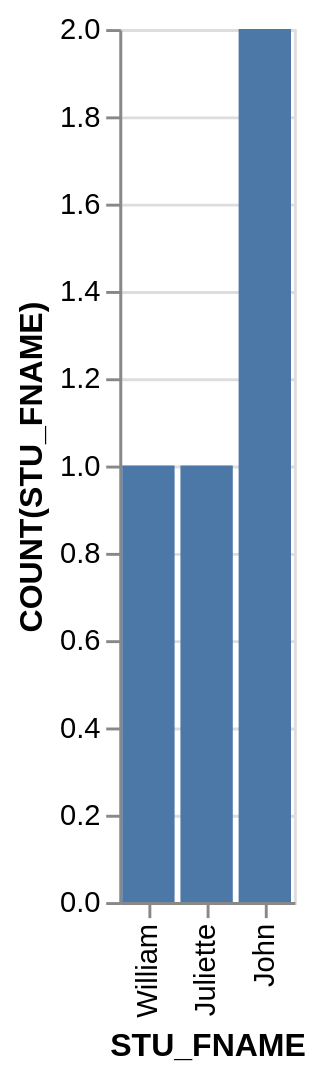

The specification (Vega-Lite) saved for this image:
### Vega-Lite specification from a JSON file in a GitHub repository (floating-point values rounded to 4 significant figures)
{"data": {"values": [{"x_data": "John", "y_data": 2}, {"x_data": "Juliette", "y_data": 1}, {"x_data": "William", "y_data": 1}]}, "mark": "bar", "encoding": {"x": {"field": "x_data", "type": "nominal", "title": "STU_FNAME", "sort": "descending"}, "y": {"field": "y_data", "type": "quantitative", "title": "COUNT(STU_FNAME)"}}}
